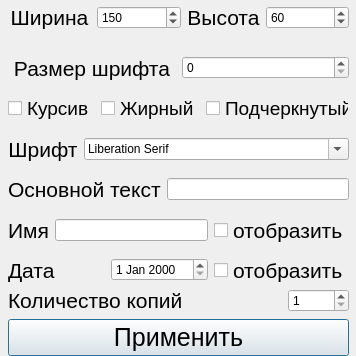
<?xml version="1.0" encoding="UTF-8"?>
<ui version="4.0">
 <class>Dialog</class>
 <widget class="QDialog" name="Dialog">
  <property name="geometry">
   <rect>
    <x>0</x>
    <y>0</y>
    <width>356</width>
    <height>356</height>
   </rect>
  </property>
  <property name="windowTitle">
   <string>Dialog</string>
  </property>
  <widget class="QWidget" name="layoutWidget">
   <property name="geometry">
    <rect>
     <x>8</x>
     <y>5</y>
     <width>341</width>
     <height>351</height>
    </rect>
   </property>
   <layout class="QVBoxLayout" name="all_el_la">
    <item>
     <layout class="QVBoxLayout" name="main_la">
      <property name="sizeConstraint">
       <enum>QLayout::SetMaximumSize</enum>
      </property>
      <item>
       <layout class="QHBoxLayout" name="size_la">
        <property name="sizeConstraint">
         <enum>QLayout::SetMaximumSize</enum>
        </property>
        <property name="bottomMargin">
         <number>10</number>
        </property>
        <item>
         <widget class="QLabel" name="label_width">
          <property name="sizePolicy">
           <sizepolicy hsizetype="Expanding" vsizetype="Fixed">
            <horstretch>0</horstretch>
            <verstretch>0</verstretch>
           </sizepolicy>
          </property>
          <property name="text">
           <string>&lt;html&gt;&lt;head/&gt;&lt;body&gt;&lt;p align=&quot;center&quot;&gt;&lt;span style=&quot; font-size:16pt;&quot;&gt;Ширина&lt;/span&gt;&lt;/p&gt;&lt;/body&gt;&lt;/html&gt;</string>
          </property>
         </widget>
        </item>
        <item>
         <widget class="QSpinBox" name="width_spinbox">
          <property name="sizePolicy">
           <sizepolicy hsizetype="Expanding" vsizetype="Maximum">
            <horstretch>0</horstretch>
            <verstretch>0</verstretch>
           </sizepolicy>
          </property>
          <property name="minimum">
           <number>1</number>
          </property>
          <property name="maximum">
           <number>1000</number>
          </property>
          <property name="singleStep">
           <number>1</number>
          </property>
          <property name="value">
           <number>150</number>
          </property>
         </widget>
        </item>
        <item>
         <widget class="QLabel" name="label_height">
          <property name="sizePolicy">
           <sizepolicy hsizetype="Fixed" vsizetype="Fixed">
            <horstretch>0</horstretch>
            <verstretch>0</verstretch>
           </sizepolicy>
          </property>
          <property name="text">
           <string>&lt;html&gt;&lt;head/&gt;&lt;body&gt;&lt;p align=&quot;center&quot;&gt;&lt;span style=&quot; font-size:16pt;&quot;&gt;Высота&lt;/span&gt;&lt;/p&gt;&lt;/body&gt;&lt;/html&gt;</string>
          </property>
         </widget>
        </item>
        <item>
         <widget class="QSpinBox" name="height_spinbox">
          <property name="sizePolicy">
           <sizepolicy hsizetype="Expanding" vsizetype="Maximum">
            <horstretch>0</horstretch>
            <verstretch>0</verstretch>
           </sizepolicy>
          </property>
          <property name="minimum">
           <number>1</number>
          </property>
          <property name="maximum">
           <number>500</number>
          </property>
          <property name="singleStep">
           <number>1</number>
          </property>
          <property name="value">
           <number>60</number>
          </property>
         </widget>
        </item>
       </layout>
      </item>
      <item>
       <layout class="QHBoxLayout" name="font_size_la">
        <property name="sizeConstraint">
         <enum>QLayout::SetMaximumSize</enum>
        </property>
        <property name="topMargin">
         <number>10</number>
        </property>
        <item>
         <widget class="QLabel" name="font_size_label">
          <property name="sizePolicy">
           <sizepolicy hsizetype="Expanding" vsizetype="Fixed">
            <horstretch>0</horstretch>
            <verstretch>0</verstretch>
           </sizepolicy>
          </property>
          <property name="text">
           <string>&lt;html&gt;&lt;head/&gt;&lt;body&gt;&lt;p align=&quot;center&quot;&gt;&lt;span style=&quot; font-size:16pt;&quot;&gt;Размер шрифта&lt;/span&gt;&lt;/p&gt;&lt;/body&gt;&lt;/html&gt;</string>
          </property>
         </widget>
        </item>
        <item>
         <widget class="QSpinBox" name="font_size_spinbox">
          <property name="sizePolicy">
           <sizepolicy hsizetype="Expanding" vsizetype="Fixed">
            <horstretch>0</horstretch>
            <verstretch>0</verstretch>
           </sizepolicy>
          </property>
         </widget>
        </item>
       </layout>
      </item>
      <item>
       <layout class="QHBoxLayout" name="font_types_la">
        <property name="sizeConstraint">
         <enum>QLayout::SetMaximumSize</enum>
        </property>
        <property name="topMargin">
         <number>10</number>
        </property>
        <item>
         <widget class="QCheckBox" name="cursiv">
          <property name="font">
           <font>
            <pointsize>14</pointsize>
           </font>
          </property>
          <property name="text">
           <string>Курсив</string>
          </property>
         </widget>
        </item>
        <item>
         <widget class="QCheckBox" name="bold">
          <property name="font">
           <font>
            <pointsize>14</pointsize>
           </font>
          </property>
          <property name="text">
           <string>Жирный</string>
          </property>
         </widget>
        </item>
        <item>
         <widget class="QCheckBox" name="underline">
          <property name="font">
           <font>
            <pointsize>14</pointsize>
           </font>
          </property>
          <property name="text">
           <string>Подчеркнутый</string>
          </property>
         </widget>
        </item>
       </layout>
      </item>
      <item>
       <layout class="QHBoxLayout" name="font_name_la">
        <property name="sizeConstraint">
         <enum>QLayout::SetMaximumSize</enum>
        </property>
        <property name="topMargin">
         <number>10</number>
        </property>
        <item>
         <widget class="QLabel" name="font_name_label">
          <property name="sizePolicy">
           <sizepolicy hsizetype="Maximum" vsizetype="Maximum">
            <horstretch>0</horstretch>
            <verstretch>0</verstretch>
           </sizepolicy>
          </property>
          <property name="text">
           <string>&lt;html&gt;&lt;head/&gt;&lt;body&gt;&lt;p align=&quot;center&quot;&gt;&lt;span style=&quot; font-size:16pt;&quot;&gt;Шрифт&lt;/span&gt;&lt;br/&gt;&lt;/p&gt;&lt;/body&gt;&lt;/html&gt;</string>
          </property>
         </widget>
        </item>
        <item>
         <widget class="QFontComboBox" name="fontComboBox">
          <property name="currentText">
           <string>Times New Roman</string>
          </property>
          <property name="currentFont">
           <font>
            <family>Times New Roman</family>
           </font>
          </property>
         </widget>
        </item>
       </layout>
      </item>
      <item>
       <layout class="QHBoxLayout" name="main_text_la">
        <property name="sizeConstraint">
         <enum>QLayout::SetMaximumSize</enum>
        </property>
        <property name="topMargin">
         <number>10</number>
        </property>
        <item>
         <widget class="QLabel" name="main_text_label">
          <property name="font">
           <font>
            <pointsize>16</pointsize>
           </font>
          </property>
          <property name="text">
           <string>Основной текст</string>
          </property>
         </widget>
        </item>
        <item>
         <widget class="QLineEdit" name="main_text_edit"/>
        </item>
       </layout>
      </item>
      <item>
       <layout class="QHBoxLayout" name="name_text_la">
        <property name="sizeConstraint">
         <enum>QLayout::SetMaximumSize</enum>
        </property>
        <property name="topMargin">
         <number>10</number>
        </property>
        <item>
         <widget class="QLabel" name="name_text_label">
          <property name="font">
           <font>
            <pointsize>16</pointsize>
           </font>
          </property>
          <property name="text">
           <string>Имя</string>
          </property>
         </widget>
        </item>
        <item>
         <widget class="QLineEdit" name="name_text_edit"/>
        </item>
        <item>
         <widget class="QCheckBox" name="name_text_checkbox">
          <property name="font">
           <font>
            <pointsize>16</pointsize>
           </font>
          </property>
          <property name="text">
           <string>отобразить</string>
          </property>
         </widget>
        </item>
       </layout>
      </item>
      <item>
       <layout class="QHBoxLayout" name="date_text_la">
        <property name="sizeConstraint">
         <enum>QLayout::SetMaximumSize</enum>
        </property>
        <property name="topMargin">
         <number>10</number>
        </property>
        <item>
         <widget class="QLabel" name="date_label">
          <property name="font">
           <font>
            <pointsize>16</pointsize>
           </font>
          </property>
          <property name="text">
           <string>Дата</string>
          </property>
         </widget>
        </item>
        <item>
         <widget class="QDateEdit" name="date_edit"/>
        </item>
        <item>
         <widget class="QCheckBox" name="date_checkbox">
          <property name="font">
           <font>
            <pointsize>16</pointsize>
           </font>
          </property>
          <property name="text">
           <string>отобразить</string>
          </property>
         </widget>
        </item>
       </layout>
      </item>
      <item>
       <layout class="QHBoxLayout" name="horizontalLayout" stretch="1,0">
        <property name="sizeConstraint">
         <enum>QLayout::SetMaximumSize</enum>
        </property>
        <item alignment="Qt::AlignLeft">
         <widget class="QLabel" name="copies_lbl">
          <property name="font">
           <font>
            <pointsize>16</pointsize>
           </font>
          </property>
          <property name="text">
           <string>Количество копий</string>
          </property>
         </widget>
        </item>
        <item>
         <widget class="QSpinBox" name="card_copies">
          <property name="minimum">
           <number>1</number>
          </property>
          <property name="maximum">
           <number>10000</number>
          </property>
         </widget>
        </item>
       </layout>
      </item>
     </layout>
    </item>
    <item>
     <widget class="QPushButton" name="get_change_but">
      <property name="font">
       <font>
        <pointsize>19</pointsize>
       </font>
      </property>
      <property name="text">
       <string>Применить</string>
      </property>
     </widget>
    </item>
   </layout>
  </widget>
 </widget>
 <resources/>
 <connections/>
</ui>
